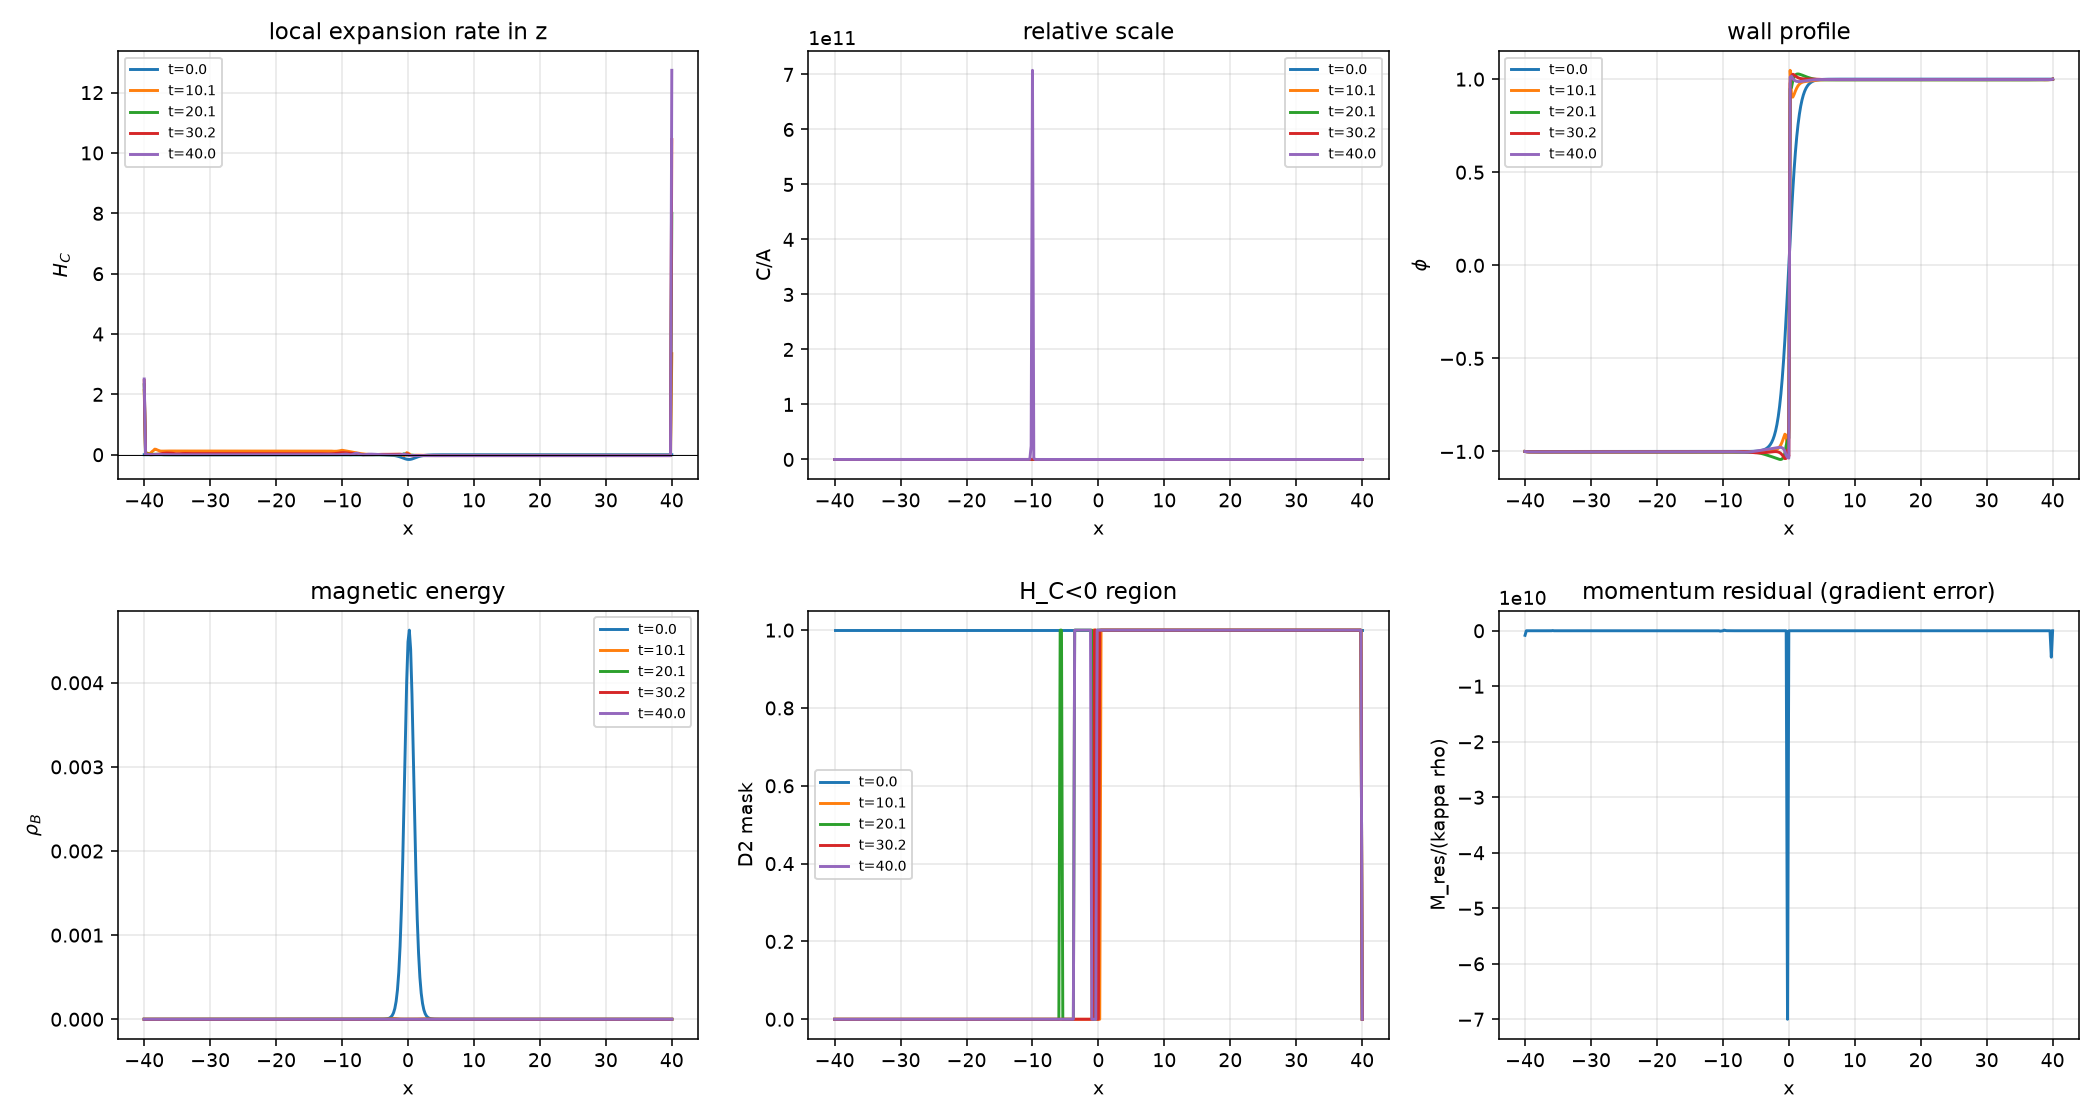

Generate this figure with Python:
#!/usr/bin/env python3
# -*- coding: utf-8 -*-
"""
DCC P2 — Local planar bubble wall (separate-universe / gradient approximation) spatial D2 plot
================================================================

Positioning
----
This script uses a **local planar approximation**, not a full 1+1 ADM solution:
* At each x, solve the homogeneous Bianchi I equations with the local rho(x), p_i(x);
* Keep the scalar field's phi'' spatial coupling (the wall's gradient energy);
* Neglect the dynamical terms of metric gradients (A',B',C' are used only to diagnose constraint residuals);
* Fix H_C by projecting onto the local Hamiltonian constraint, so that H_A H_B+H_B H_C+H_C H_A=kappa rho;
* Do not enforce the momentum constraint; output its residual pointwise as a reliability indicator of the gradient approximation.

This allows us to give the following without resolving the planar Lichnerowicz asymptotic behavior:
1. Which regions of the wall reach D2 (H_C<0);
2. The respective contributions of magnetic pressure and wall gradient energy to D2;
3. The gradient-approximation error (R/2 and the momentum residual).

Metric (N=1, beta=0, locally homogeneous)
    ds^2 = -dt^2 + A(t,x)^2 dx^2 + B(t,x)^2 dy^2 + C(t,x)^2 dz^2

Matter
    phi(t,x), V(phi)=lam/4(phi^2-v^2)^2+eps(phi+v)/(2v)+eps^2/(16 lam v^4)
    f(x)=f0 sech^2(a x), Z(phi)=exp(alpha phi/v), E=0

Output
    DCC_P2_local_planar_results.txt
    DCC_P2_local_planar.png

Run: python DCC_P2_local_planar.py
"""

import numpy as np
import matplotlib
matplotlib.use("Agg")
import matplotlib.pyplot as plt

# ----------------------------------------------------------------------
# Parameters
# ----------------------------------------------------------------------
V_VAC = 1.0
LAM = 1.0
A_WALL = V_VAC * np.sqrt(LAM / 2.0)
ALPHA = 0.5
EPS = 0.01
KAPPA = 1.0
F0 = 0.7

L = 40.0
N = 401
DX = 2.0 * L / (N - 1)
DT = 0.2 * DX
T_END = 40.0
N_OUT = 200

X = np.linspace(-L, L, N)
V_OFF = EPS**2 / (16.0 * LAM * V_VAC**4)


def V(phi):
    return (0.25 * LAM * (phi**2 - V_VAC**2) ** 2
            + EPS * (phi + V_VAC) / (2.0 * V_VAC) + V_OFF)


def Vp(phi):
    return LAM * phi * (phi**2 - V_VAC**2) + EPS / (2.0 * V_VAC)


def Z(phi):
    return np.exp(ALPHA * phi / V_VAC)


def Zp(phi):
    return (ALPHA / V_VAC) * Z(phi)


def f_profile(x):
    return F0 / np.cosh(A_WALL * x) ** 2


F = f_profile(X)


def unpack(y):
    phi, Pi, lnA, lnB, lnC, HA, HB, HC = y
    return phi, Pi, np.exp(lnA), np.exp(lnB), np.exp(lnC), HA, HB, HC


def matter_fields(phi, Pi, A, B, f):
    """Return rho, p_x, p_y, p_z, rho_B, g, p0."""
    phix = np.gradient(phi, DX, edge_order=2)
    g = 0.5 * phix**2 / A**2
    p0 = 0.5 * Pi**2 - V(phi)
    rho_B = Z(phi) * f**2 / (2.0 * A**2 * B**2)
    rho = p0 + g + V(phi) + rho_B
    px = p0 + g + rho_B
    py = p0 - g + rho_B
    pz = p0 - g - rho_B
    return rho, px, py, pz, rho_B, g, p0, phix


def rhs(y):
    phi, Pi, lnA, lnB, lnC, HA, HB, HC = unpack(y)
    A, B, C = np.exp(lnA), np.exp(lnB), np.exp(lnC)

    rho, px, py, pz, rho_B, g, p0, phix = matter_fields(phi, Pi, A, B, F)
    phixx = np.gradient(phix, DX, edge_order=2)

    HA_d = (-HA**2 - 0.5 * HA * (HB + HC) + 0.5 * HB * HC
            - 0.5 * KAPPA * (py + pz - px))
    HB_d = (-HB**2 - 0.5 * HB * (HA + HC) + 0.5 * HA * HC
            - 0.5 * KAPPA * (px + pz - py))
    HC_d = (-HC**2 - 0.5 * HC * (HA + HB) + 0.5 * HA * HB
            - 0.5 * KAPPA * (px + py - pz))

    # Local approximation: keep only phi'' and neglect metric-gradient terms
    Pi_d = (-(HA + HB + HC) * Pi + phixx / A**2
            - Vp(phi) - (ALPHA / V_VAC) * rho_B)

    return np.array([Pi, Pi_d, HA, HB, HC, HA_d, HB_d, HC_d])


def project_constraint(y):
    """Reset H_C using the local Hamiltonian constraint: H_A H_B + (H_A+H_B) H_C = kappa rho."""
    phi, Pi, lnA, lnB, lnC, HA, HB, HC = unpack(y)
    A, B, C = np.exp(lnA), np.exp(lnB), np.exp(lnC)
    rho, _, _, _, _, _, _, _ = matter_fields(phi, Pi, A, B, F)
    denom = HA + HB
    ok = np.abs(denom) > 1e-10
    HC_new = np.where(ok, (KAPPA * rho - HA * HB) / np.where(ok, denom, 1.0), HC)
    y2 = y.copy()
    y2[7] = HC_new
    return y2


def initial_state():
    phi = V_VAC * np.tanh(A_WALL * X)
    Pi = np.zeros_like(X)
    lnA = np.zeros_like(X)
    lnB = np.zeros_like(X)
    lnC = np.zeros_like(X)
    A = np.ones_like(X)
    B = np.ones_like(X)
    rho, _, _, _, _, _, _, _ = matter_fields(phi, Pi, A, B, F)
    H0 = np.maximum(np.sqrt(np.maximum(KAPPA * rho / 3.0, 0.0)), 1e-6)
    HA = H0.copy(); HB = H0.copy(); HC = H0.copy()
    y = np.array([phi, Pi, lnA, lnB, lnC, HA, HB, HC])
    return project_constraint(y)


def apply_bc(y):
    """Fixed boundary: the wall/field already approaches vacuum at the boundary, so freeze the boundary values."""
    y2 = y.copy()
    for i in (0, -1):
        y2[0, i] = V_VAC * np.tanh(A_WALL * X[i])
        y2[1, i] = 0.0
        y2[2, i] = 0.0
        y2[3, i] = 0.0
        y2[4, i] = 0.0
        # The boundary expansion rate is determined by the local vacuum energy (given by the projection)
    return project_constraint(y2)


def rk4_step(y, dt):
    k1 = rhs(y)
    k2 = rhs(apply_bc(y + 0.5 * dt * k1))
    k3 = rhs(apply_bc(y + 0.5 * dt * k2))
    k4 = rhs(apply_bc(y + dt * k3))
    y_new = y + (dt / 6.0) * (k1 + 2 * k2 + 2 * k3 + k4)
    y_new[:, 0] = y[:, 0]
    y_new[:, -1] = y[:, -1]
    return apply_bc(y_new)


def diagnostics(y):
    phi, Pi, lnA, lnB, lnC, HA, HB, HC = unpack(y)
    A, B, C = np.exp(lnA), np.exp(lnB), np.exp(lnC)
    rho, px, py, pz, rho_B, g, p0, phix = matter_fields(phi, Pi, A, B, F)
    H_con = HA * HB + HB * HC + HC * HA - KAPPA * rho

    # 3D Ricci scalar (SymPy result)
    Ax = np.gradient(A, DX, edge_order=2)
    Bx = np.gradient(B, DX, edge_order=2)
    Cx = np.gradient(C, DX, edge_order=2)
    Axx = np.gradient(Ax, DX, edge_order=2)
    Bxx = np.gradient(Bx, DX, edge_order=2)
    Cxx = np.gradient(Cx, DX, edge_order=2)
    R3 = -2.0 * (A * B * Cxx + A * C * Bxx + A * Bx * Cx
                 - B * Ax * Cx - C * Ax * Bx) / (A**3 * B * C)

    # Direct G_tx (in terms of H): G_tx = -[d_x(H_C C)/C + d_x(H_B B)/B
    #                                     - H_A (C_x/C + B_x/B)]
    dHC = np.gradient(HC * C, DX, edge_order=2)
    dHB = np.gradient(HB * B, DX, edge_order=2)
    Gtx = -(dHC / C + dHB / B - HA * (Cx / C + Bx / B))
    Ttx = Pi * phix
    M_res = Gtx - KAPPA * Ttx

    nec = np.minimum.reduce([rho + px, rho + py, rho + pz])
    wec = np.minimum(rho, nec)

    return dict(phi=phi, Pi=Pi, A=A, B=B, C=C, HA=HA, HB=HB, HC=HC,
                rho=rho, px=px, py=py, pz=pz, rho_B=rho_B, g=g,
                H_con=H_con, R3=R3, Gtx=Gtx, Ttx=Ttx, M_res=M_res,
                nec=nec, wec=wec,
                H_res_full=H_con + 0.5 * R3,
                D2=(HC < 0),
                D3_ratio=(C / A < 1e-2),
                CA=C / A, CB=C / B, RH=HC / np.where(np.abs(HA) > 1e-14, HA, np.nan))


def main():
    lines = []
    def w(s=""):
        print(s)
        lines.append(s)

    w("=" * 84)
    w("DCC P2 — Local planar bubble wall (separate-universe / gradient approximation)")
    w("=" * 84)
    w(f"Parameters: v={V_VAC}, lam={LAM}, a={A_WALL:.6f}, alpha={ALPHA}, eps={EPS}, kappa={KAPPA}, f0={F0}")
    w(f"Grid: N={N}, L={L}, dx={DX:.5f}, dt={DT:.5e}, t_end={T_END}")
    w("Positioning: keep the phi'' spatial coupling and local constraint projection; metric gradients are used only for diagnostics, not a full 1+1 ADM solution.")
    w("")

    y = initial_state()
    times = np.linspace(0.0, T_END, N_OUT)
    snapshots = []
    dt = DT
    t = 0.0
    next_out = 0

    # t=0 output
    for k in range(N_OUT):
        if k == 0:
            snapshots.append((0.0, y.copy()))
    for k in range(1, N_OUT):
        t_target = times[k]
        while t < t_target - 1e-12:
            y = rk4_step(y, min(dt, t_target - t))
            t += min(dt, t_target - t)
        snapshots.append((t, y.copy()))

    # Diagnostics
    d0 = diagnostics(snapshots[0][1])
    scale0 = 2.0 * KAPPA * np.max(np.abs(d0["rho"])) + 1e-30
    w("Initial diagnostics (globally normalized):")
    w(f"  max|H_con| = {np.max(np.abs(d0['H_con'])):.3e}")
    w(f"  max|R3|/scale = {np.max(np.abs(d0['R3']))/scale0:.3e}")
    w(f"  max|M_res|/scale = {np.max(np.abs(d0['M_res']))/scale0:.3e}")
    w("")

    w(f"{'t':>7} {'max|H_con|':>12} {'max|R3|/scale':>14} {'max|M|/scale':>13} "
      f"{'min H_C':>11} {'D2 frac':>9} {'C/A min':>10} {'rhoB max':>10}")
    last_ratio = None
    for (tt, yy) in snapshots:
        d = diagnostics(yy)
        scale = 2.0 * KAPPA * np.max(np.abs(d['rho'])) + 1e-30
        last_ratio = np.max(np.abs(d['M_res'])) / scale
        w(f"{tt:7.2f} {np.max(np.abs(d['H_con'])):12.3e} "
          f"{np.max(np.abs(d['R3']))/scale:14.3e} "
          f"{last_ratio:13.3e} "
          f"{np.min(d['HC']):11.3e} {np.mean(d['D2']):9.3f} "
          f"{np.min(d['CA']):10.3e} {np.max(d['rho_B']):10.3e}")
    w("")
    if last_ratio is not None:
        if last_ratio < 1.0:
            w("VALIDITY: gradient approximation marginally valid (|M_res|/scale < 1).")
        else:
            w("VALIDITY: INVALID — gradient approximation fails "
              f"(|M_res|/scale = {last_ratio:.2e} >> 1). Do not use for D2 claims.")
    w("")

    # Select profiles at several times
    idxs = [0, N_OUT // 4, N_OUT // 2, 3 * N_OUT // 4, N_OUT - 1]
    fig, axes = plt.subplots(2, 3, figsize=(15, 8))
    ax = axes.ravel()

    for idx in idxs:
        tt, yy = snapshots[idx]
        d = diagnostics(yy)
        ax[0].plot(X, d['HC'], label=f"t={tt:.1f}")
        ax[1].plot(X, d['CA'], label=f"t={tt:.1f}")
        ax[2].plot(X, d['phi'], label=f"t={tt:.1f}")
        ax[3].plot(X, d['rho_B'], label=f"t={tt:.1f}")
        ax[4].plot(X, d['D2'].astype(float), label=f"t={tt:.1f}")

    ax[0].axhline(0, color="k", lw=0.5)
    ax[0].set_xlabel("x"); ax[0].set_ylabel(r"$H_C$")
    ax[0].set_title("local expansion rate in z"); ax[0].legend(fontsize=7); ax[0].grid(alpha=0.3)

    ax[1].set_xlabel("x"); ax[1].set_ylabel("C/A")
    ax[1].set_title("relative scale"); ax[1].legend(fontsize=7); ax[1].grid(alpha=0.3)

    ax[2].set_xlabel("x"); ax[2].set_ylabel(r"$\phi$")
    ax[2].set_title("wall profile"); ax[2].legend(fontsize=7); ax[2].grid(alpha=0.3)

    ax[3].set_xlabel("x"); ax[3].set_ylabel(r"$\rho_B$")
    ax[3].set_title("magnetic energy"); ax[3].legend(fontsize=7); ax[3].grid(alpha=0.3)

    ax[4].set_xlabel("x"); ax[4].set_ylabel("D2 mask")
    ax[4].set_title("H_C<0 region"); ax[4].legend(fontsize=7); ax[4].grid(alpha=0.3)

    dlast = diagnostics(snapshots[-1][1])
    ax[5].plot(X, dlast['M_res'] / (KAPPA * np.abs(dlast['rho']) + 1e-30))
    ax[5].set_xlabel("x"); ax[5].set_ylabel("M_res/(kappa rho)")
    ax[5].set_title("momentum residual (gradient error)"); ax[5].grid(alpha=0.3)

    fig.tight_layout()
    fig.savefig("DCC_P2_local_planar.png", dpi=140)
    plt.close(fig)

    w("Wrote DCC_P2_local_planar_results.txt")
    w("Wrote DCC_P2_local_planar.png")

    with open("DCC_P2_local_planar_results.txt", "w", encoding="utf-8") as fh:
        fh.write("\n".join(lines) + "\n")


if __name__ == "__main__":
    main()
